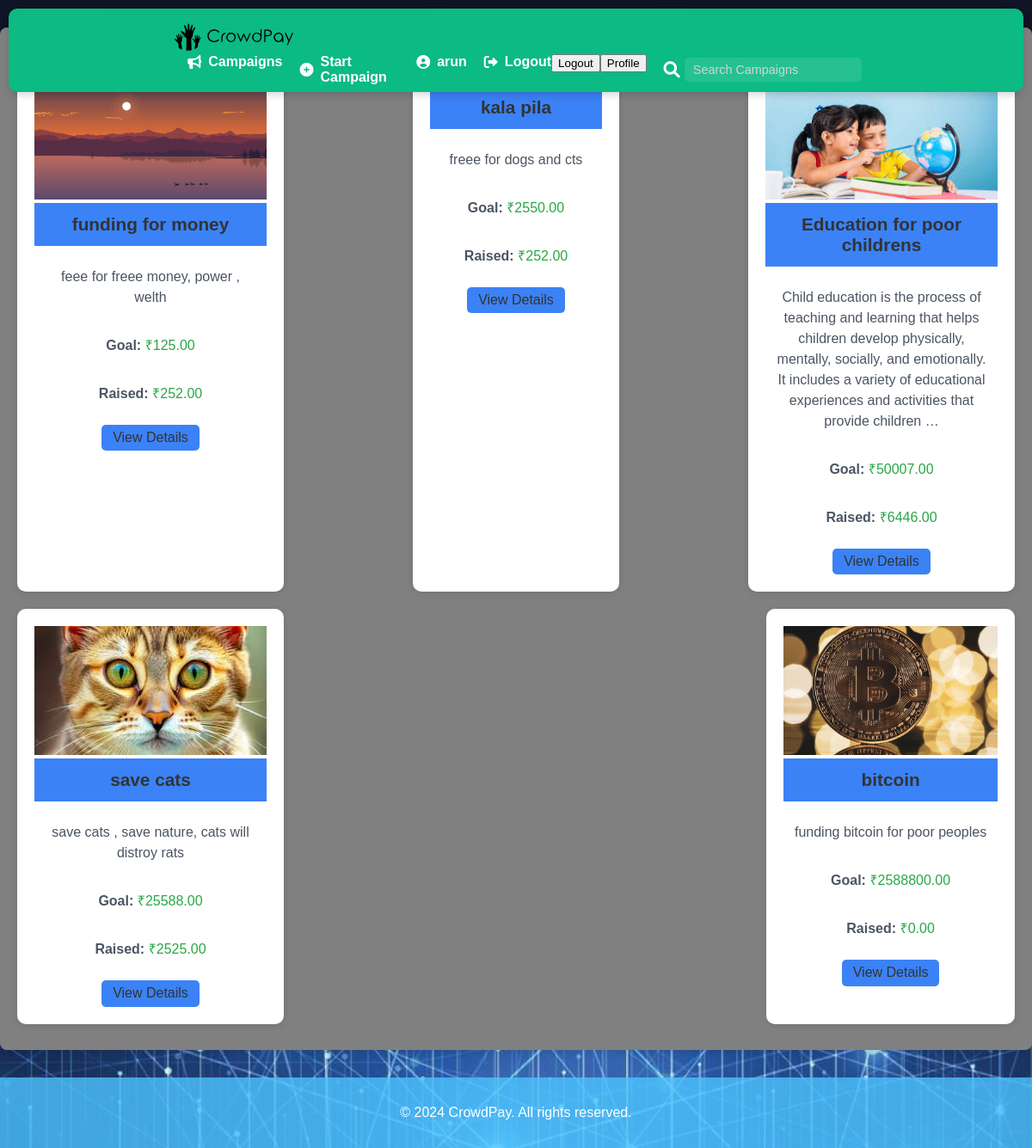
Screenshot of /campaigns/ (signed in) with the database file from the repository.
### mainapp/models.py (models this page shows, shortened)
class Campaign(models.Model):
    title = models.CharField(max_length=255)
    description = models.TextField()
    goal = models.DecimalField(max_digits=10, decimal_places=2, help_text="Enter amount in rupees")
    raised_amount = models.DecimalField(max_digits=10, decimal_places=2, default=0)
    image = models.ImageField(upload_to='campaign_images/')
    created_at = models.DateTimeField(auto_now_add=True)
    user = models.ForeignKey(User, on_delete=models.CASCADE)
    approved = models.BooleanField(default=False)  # Admin approval field

### mainapp/views.py (the view)
# urls.py: path('campaigns/', campaign_view, name='campaign_list'),
def campaign_view(request):
    campaigns = Campaign.objects.filter(approved=True)  # Display only approved campaigns
    return render(request, 'campaign_list.html', {'campaigns': campaigns})

### template/campaign_list.html (shortened to what this page needs)
{% extends 'base.html' %}
{% load static %}
{% block content %}
<div class="campaign-list">
    <div class="campaign-container">
        {% for campaign in campaigns %}
            <div class="campaign-card">
                {% if campaign.image %}
                    <img src="{{ campaign.image.url }}" alt="{{ campaign.title }} image">
                {% endif %}
                <h3><a href="{% url 'campaign_detail' campaign.id %}">{{ campaign.title }}</a></h3>
                <p>{{ campaign.description|truncatewords:30 }}</p>
                <div class="p-4 flex justify-between items-center">
                    <p class="goal">Goal: <span>₹{{ campaign.goal }}</span></p>
                    <p class="raised">Raised: <span>₹{{ campaign.raised_amount }}</span></p>
                </div>
                <div class="p-4 text-right">
                    <a href="{% url 'campaign_detail' campaign.id %}" class="view-details-button">View Details</a>
                </div>
            </div>
        {% endfor %}
    </div>
</div>
{% endblock %}

### template/base.html (shortened to what this page needs)
{% load static %}
<!DOCTYPE html>
<html lang="en">
<head>
    <link rel="stylesheet" href="{% static 'css/styles.css' %}">
    <link rel="stylesheet" href="https://cdnjs.cloudflare.com/ajax/libs/font-awesome/6.0.0-beta3/css/all.min.css">
</head>
<body>
    <header>
        <div class="container">
            <a href="{% url 'home' %}" class="logo">
                <img src="{% static 'images/logo.svg' %}" alt="CrowdPay Logo" height="45">
            </a>
            {% if request.resolver_match.url_name != 'login' %}
            <nav>
                <ul>
                    <li><a href="{% url 'campaign_list' %}"><i class="fas fa-bullhorn"></i> Campaigns</a></li>
                    <li><a href="{% url 'create_campaign' %}"><i class="fas fa-plus-circle"></i> Start Campaign</a></li>
                    {% if user.is_authenticated %}
                        <li><a href="{% url 'profile' %}"><i class="fas fa-user-circle"></i> {{ user.username }}</a></li>
                        <li><a href="{% url 'logout' %}"><i class="fas fa-sign-out-alt"></i> Logout</a></li>
                        <form action="{% url 'logout' %}" method="post">
                            <button type="submit" class="profile-button logout-button">Logout</button>
                        </form>
                        <form action="{% url 'profile' %}" method="get">
                            <button type="submit" class="profile-button">Profile</button>
                            </form>
                    {% else %}
                        <li><a href="{% url 'login' %}"><i class="fas fa-sign-in-alt"></i> Login</a></li>
                        <li><a href="{% url 'signup' %}"><i class="fas fa-user-plus"></i> Sign Up</a></li>
                    {% endif %}
                </ul>
                <div class="search-container">
                    <i class="fas fa-search search-icon"></i>
                    <input type="text" placeholder="Search Campaigns">
                </div>
            </nav>
            {% endif %}
        </div>
    </header>
    <main>
        {% block content %}{% endblock %}
    </main>
    {% if request.resolver_match.url_name != 'login' %}
    <footer>
        <div class="container">
            <p>&copy; 2024 CrowdPay. All rights reserved.</p>
        </div>
    </footer>
    {% endif %}
</body>
</html>

### static/css/styles.css (style rules this page uses)
body { font-family: 'Montserrat', sans-serif; margin: 0; padding: 0; background-image: url("/static/images/blue.jpg"); background-size: cover; background-position: center; background-repeat: no-repeat; display: flex; flex-direction: column; height: 100%; }
.container { width: 70%; max-width: 1400px; margin: 0 auto; padding: 0 20px; }
header { background-color: #0cba83; color: #FFFFFF; padding: 0.5em 1em; display: flex; justify-content: space-between; align-items: center; position: fixed; left: 10px; right: 10px; top: 10px; border-radius: 10px; z-index: 70; box-shadow: 0 4px 8px rgba(0, 0, 0, 0.15); }
header .logo { display: flex; align-items: center; margin-right: auto; }
header .logo img { height: 45px; }
nav { margin-left: auto; display: flex; align-items: center; }
nav ul { list-style: none; margin: 0; padding: 0; display: flex; }
nav ul li { margin-left: 20px; position: relative; }
nav ul li a { color: #FFFFFF; text-decoration: none; font-weight: bold; display: flex; align-items: center; transition: color 0.3s, transform 0.2s; }
nav ul li a i { margin-right: 8px; }
.search-container { display: flex; align-items: center; margin-left: 20px; }
.search-icon { color: #FFFFFF; font-size: 1.2em; margin-right: 5px; transition: color 0.3s, transform 0.2s; }
.search-container input[type="text"] { padding: 6px 10px; border: none; border-radius: 5px; outline: none; font-size: 0.9em; background-color: rgba(255, 255, 255, 0.1); color: #FFFFFF; transition: background-color 0.3s, color 0.3s; }
.search-container input[type="text"]::placeholder { color: #D3D3D3; }
main { padding: 2em 0; flex: 1; }
footer { background-color: rgba(77, 195, 255, 0.8); color: white; text-align: center; padding: 1em; }
.campaign-list { display: flex; flex-wrap: wrap; gap: 20px; margin: 20px auto; justify-content: center; }
.campaign-card { background-color: rgba(255, 255, 255, 0.9); border-radius: 10px; box-shadow: 0 4px 8px rgba(0, 0, 0, 0.1); padding: 20px; max-width: 300px; transition: transform 0.2s, box-shadow 0.2s; text-align: center; }
.campaign-card h3 { font-size: 1.5em; margin: 0 0 10px; }
.campaign-card a { text-decoration: none; color: #333; transition: color 0.3s; }
.campaign-card .goal, .campaign-card .raised { font-weight: bold; }
.campaign-card .goal span, .campaign-card .raised span { color: #28a745; }

### template/campaign_list.html (style rules this page uses)
body { background-color: #f8fafc; font-family: 'Arial', sans-serif; }
.campaign-list { max-width: 1200px; margin: 0 auto; padding: 20px; background: grey; border-radius: 8px; box-shadow: 0 4px 10px rgba(0, 0, 0, 0.1); }
.campaign-container { display: flex; flex-wrap: wrap; justify-content: space-between; padding: 10px 0; gap: 20px; }
.campaign-card { background-color: #ffffff; border-radius: 10px; box-shadow: 0 2px 8px rgba(0, 0, 0, 0.1); overflow: hidden; min-width: 200px; max-width: calc(25% - 20px); transition: transform 0.3s, box-shadow 0.3s; }
.campaign-card img { width: 100%; height: 150px; object-fit: cover; }
.campaign-card h3 { font-size: 1.3rem; background-color: #3b82f6; color: white; padding: 0.8rem; margin: 0; }
.campaign-card p { color: #4b5563; padding: 0.5rem 0.8rem; line-height: 1.5; }
.goal, .raised { font-weight: bold; }
.goal span, .raised span { font-weight: normal; }
.view-details-button { display: inline-block; background-color: #3b82f6; color: white; padding: 0.4rem 0.8rem; border-radius: 5px; text-decoration: none; transition: background-color 0.3s; }

### rows the page displays
Campaign: image (picture), title "funding for money", description "feee for freee money, power , welth", goal "125.00", raised_amount "252.00"
Campaign: title "kala pila", description "freee for dogs and cts", goal "2550.00", raised_amount "252.00"
Campaign: image (picture), title "Education for poor childrens", description "Child education is the process of teaching and learning that helps children develop physically, mentally, socially, and emotionally. It includes a variety of educational experiences and activities that provide children …", goal "50007.00", raised_amount "6446.00"
Campaign: image (picture), title "save cats", description "save cats , save nature, cats will distroy rats", goal "25588.00", raised_amount "2525.00"
Campaign: image (picture), title "bitcoin", description "funding bitcoin for poor peoples", goal "2588800.00", raised_amount "0.00"

### other values shown
{{ user.username }} "arun"
